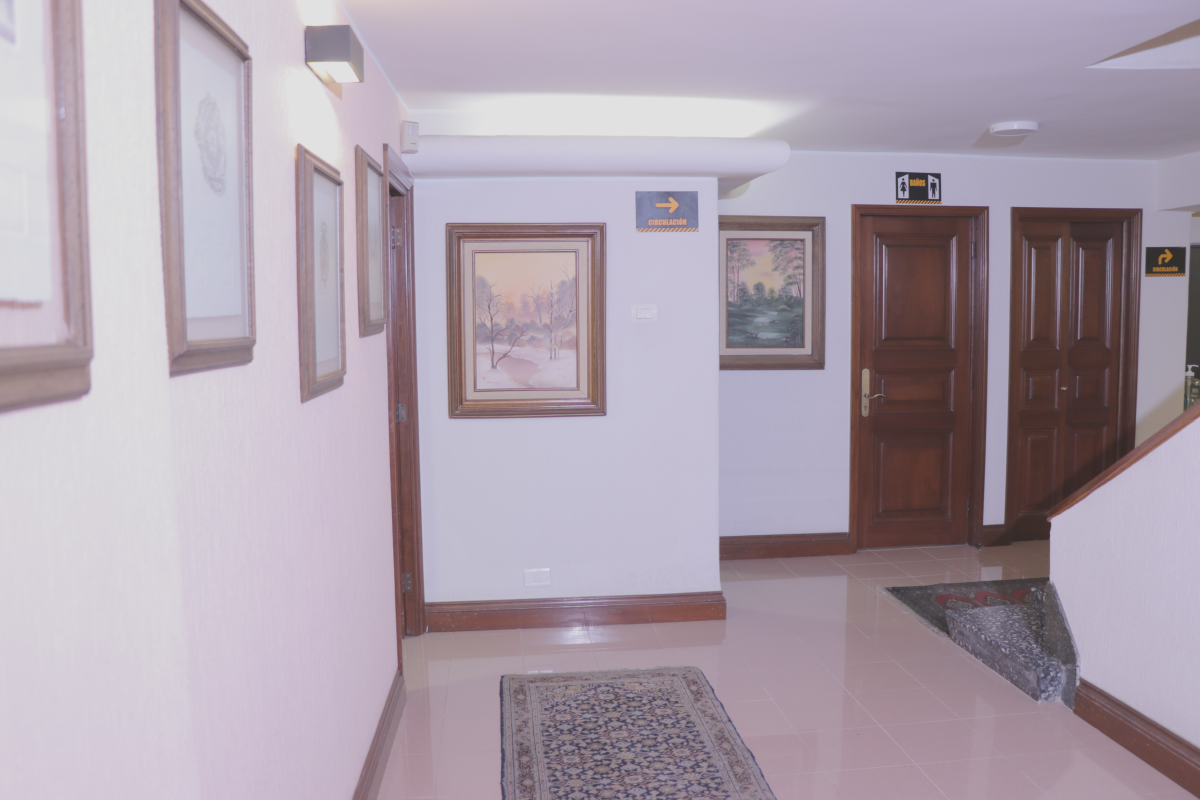
#> input picture public/IMG_0257.JPG, 6000 x 4000 px (shown at 1/5 size)
$ python -i process_images.py   (imports and definitions only)
#> lines starting #> are read from the running program, lines starting #| are printed output that depends on the picture
import os
import glob
from PIL import Image, ImageOps, ImageEnhance

try:
    import rawpy
    HAS_RAWPY = True
except ImportError:
    HAS_RAWPY = False
    print("Warning: rawpy not installed, skipping CR2 files.")

def process_image(input_path, output_path):
#> called with input_path = 'public/IMG_0257.JPG', output_path = 'out.png'
    print(f"Processing {input_path}...")
    try:
        # Load image
        if input_path.lower().endswith('.cr2'):
            if not HAS_RAWPY:
                print(f"Skipping {input_path} due to missing rawpy")
                return
            with rawpy.imread(input_path) as raw:
                rgb = raw.postprocess(use_camera_wb=True)
                img = Image.fromarray(rgb)
        else:
            img = Image.open(input_path)
#> img is the input picture: PIL image 6000x4000 RGB; mean R, G, B 172.2, 159.9, 171.7
            # Handle EXIF orientation
            img = ImageOps.exif_transpose(img)
            img = img.convert('RGB')

        # Auto contrast
        img = ImageOps.autocontrast(img, cutoff=1)
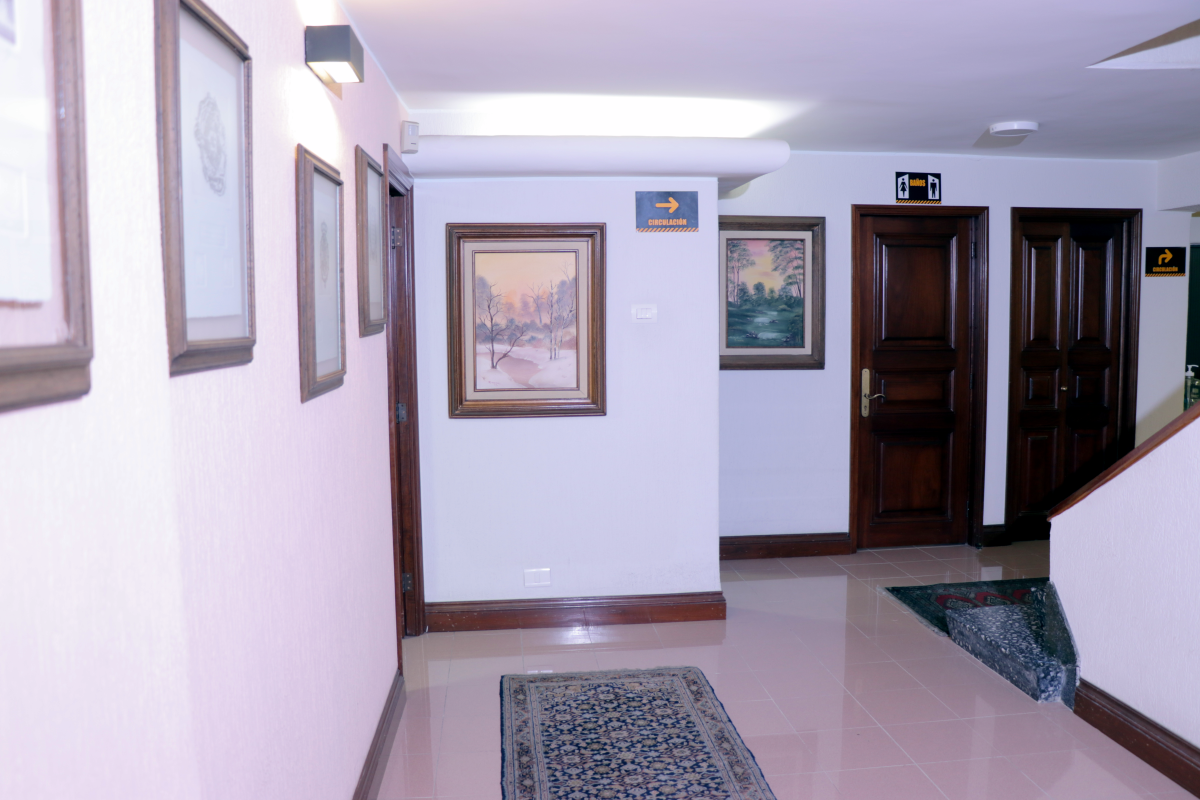
#> img: PIL image 6000x4000 RGB (shown at 1/5 size); mean R, G, B 168.9, 160.8, 179.1

        # Color enhancement
        enhancer = ImageEnhance.Color(img)
        img = enhancer.enhance(1.1)

        # Resize (max width or height 1920)
        img.thumbnail((1920, 1920), Image.Resampling.LANCZOS)
#> img: PIL image 1920x1280 RGB

        # Save as WebP
        img.save(output_path, 'WEBP', quality=80)
        print(f"Saved {output_path}")

    except Exception as e:
        print(f"Error processing {input_path}: {e}")

def main():
    public_dir = os.path.join(os.path.dirname(__file__), 'public')
    out_dir = os.path.join(public_dir, 'optimized')
    os.makedirs(out_dir, exist_ok=True)

    files = glob.glob(os.path.join(public_dir, '*.*'))
    for f in files:
        if os.path.isfile(f):
            ext = f.lower().split('.')[-1]
            if ext in ['jpg', 'jpeg', 'cr2']:
                basename = os.path.basename(f)
                name_without_ext = os.path.splitext(basename)[0]
                out_file = os.path.join(out_dir, f"{name_without_ext}.webp")

                if not os.path.exists(out_file):
                    process_image(f, out_file)

# [2 lines not run here, left out]

>>> result = process_image('public/IMG_0257.JPG', 'out.png')
